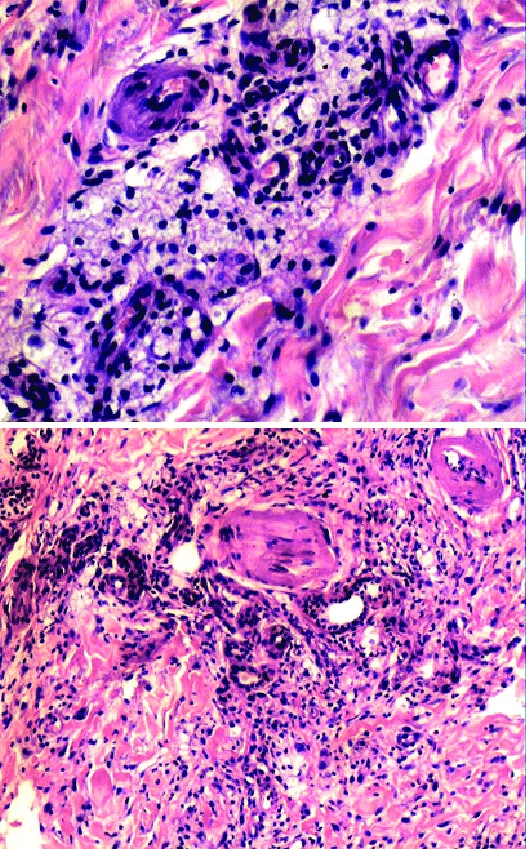
#> input picture Figura-3-Histopatologia-Infiltrado-dermico-superficial-y-profundo-de-Histiocitos.webp, 526 x 849 px, found by its file name
$ jupyter execute TerceraPrueba2.ipynb
#> lines starting #> are read from the running program, lines starting #| are printed output that depends on the picture
[cell 1]
import cv2
import numpy as np
from matplotlib import pyplot as plt
import urllib.request
from google.colab.patches import cv2_imshow
import os

[cell 2]
print("Descargando imagen de ejemplo")
url_raw = "https://raw.githubusercontent.com/Karencita17/Semillero-CancerOvario/a44f7c681cd6cb389e21b5b52f522c3e4ebf3b8b/Figura-3-Histopatologia-Infiltrado-dermico-superficial-y-profundo-de-Histiocitos.webp"
filename = "Figura-3-Histopatologia-Infiltrado-dermico-superficial-y-profundo-de-Histiocitos.webp"
urllib.request.urlretrieve(url_raw, filename)

[cell 3]
# Re-Cargar imagen a color después de la descarga corregida
imagen_color = cv2.imread(filename)
#> imagen_color is the input picture: shape (849, 526, 3); mean B, G, R 192, 117.6, 189.9

# Re-Cargar imagen a escala de grises
imagen_gris = cv2.imread(filename, cv2.IMREAD_GRAYSCALE)
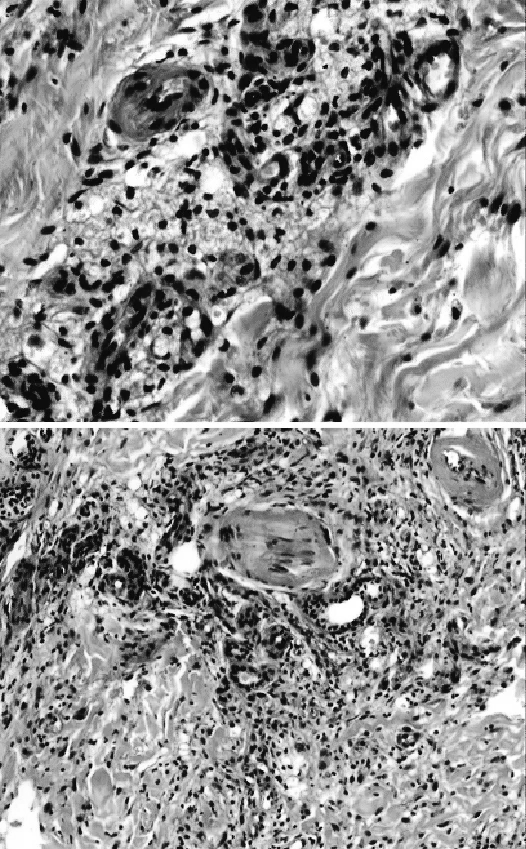
#> imagen_gris: shape (849, 526); min 5, max 255, mean 147.7

[cell 4]
# 1 - Cargar una imagen

#Cargar imagen a color
imagen_color = cv2.imread(filename)

#Cargar imagen a escala de grises
imagen_gris = cv2.imread(filename, cv2.IMREAD_GRAYSCALE)

[cell 5]
# 2 - Mostrar imagen

print("Imagen a color")
cv2_imshow(imagen_color)

print("Imagen a escala de grises")
cv2_imshow(imagen_gris)

[cell 6]
# 3 - Guardar imagen en colab
print("Guardando imagenes")
cv2.imwrite("imagen_color.jpg", imagen_color)
cv2.imwrite("imagen_gris.jpg", imagen_gris)
#> Out = True

[cell 7]
# 4 - Aplicar filtro Gausiano
imagen_modificada = cv2.cvtColor(imagen_gris, cv2.COLOR_BGR2RGB)
imagen_modificada = cv2.GaussianBlur(imagen_modificada, (5, 5), 0)
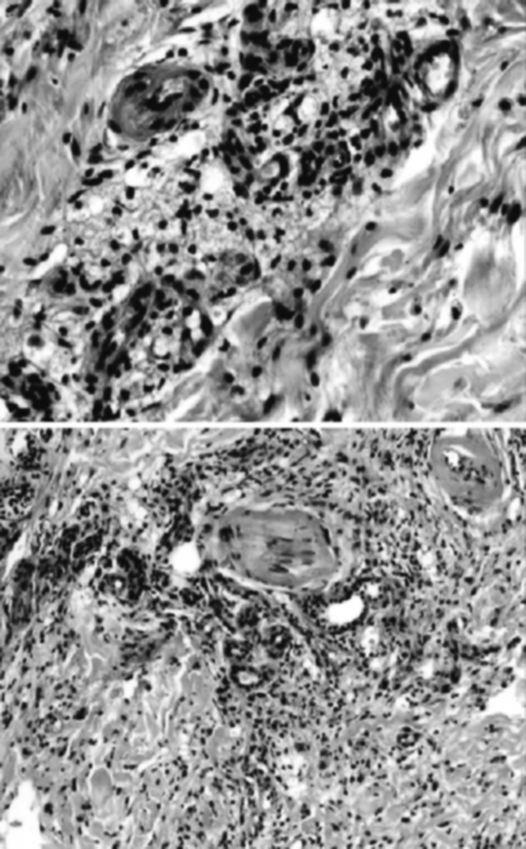
#> imagen_modificada: shape (849, 526, 3); min 10, max 255, mean 147.8
cv2_imshow(imagen_modificada)
